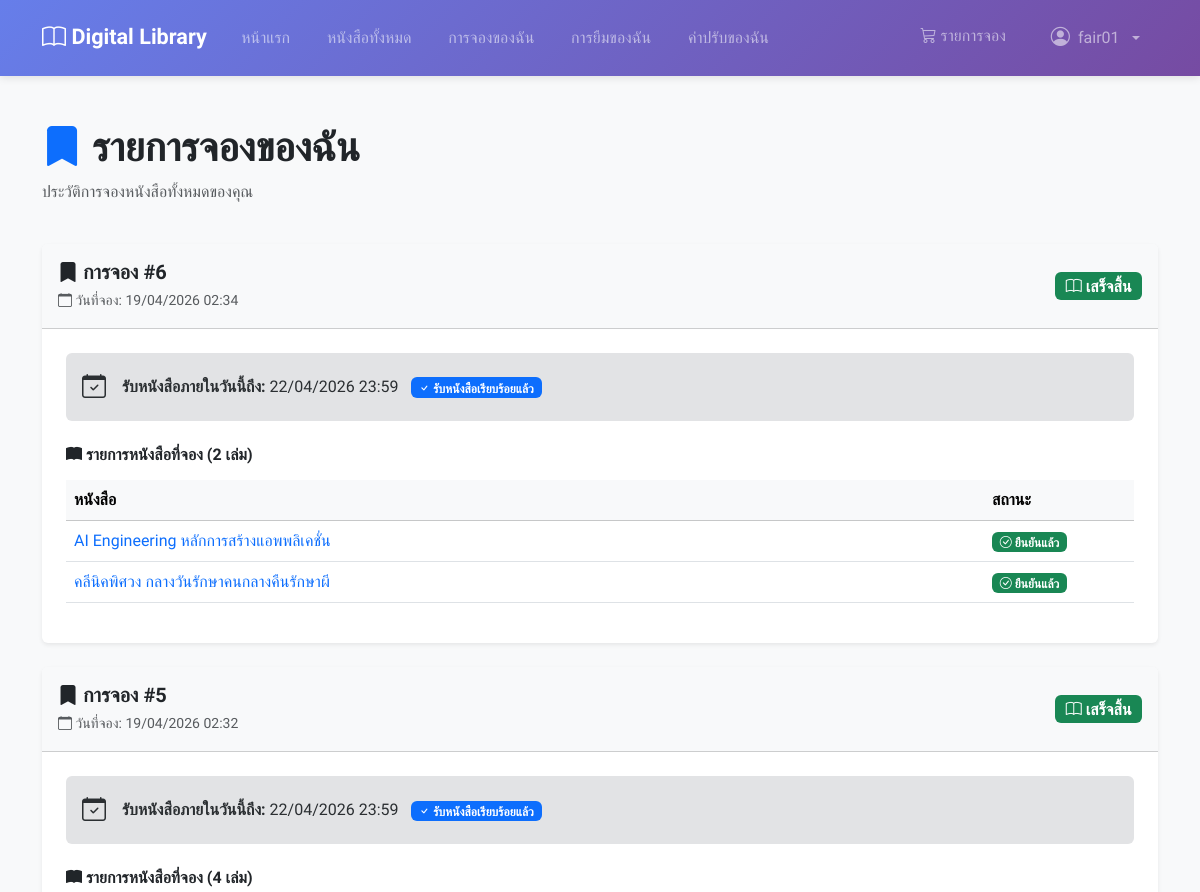
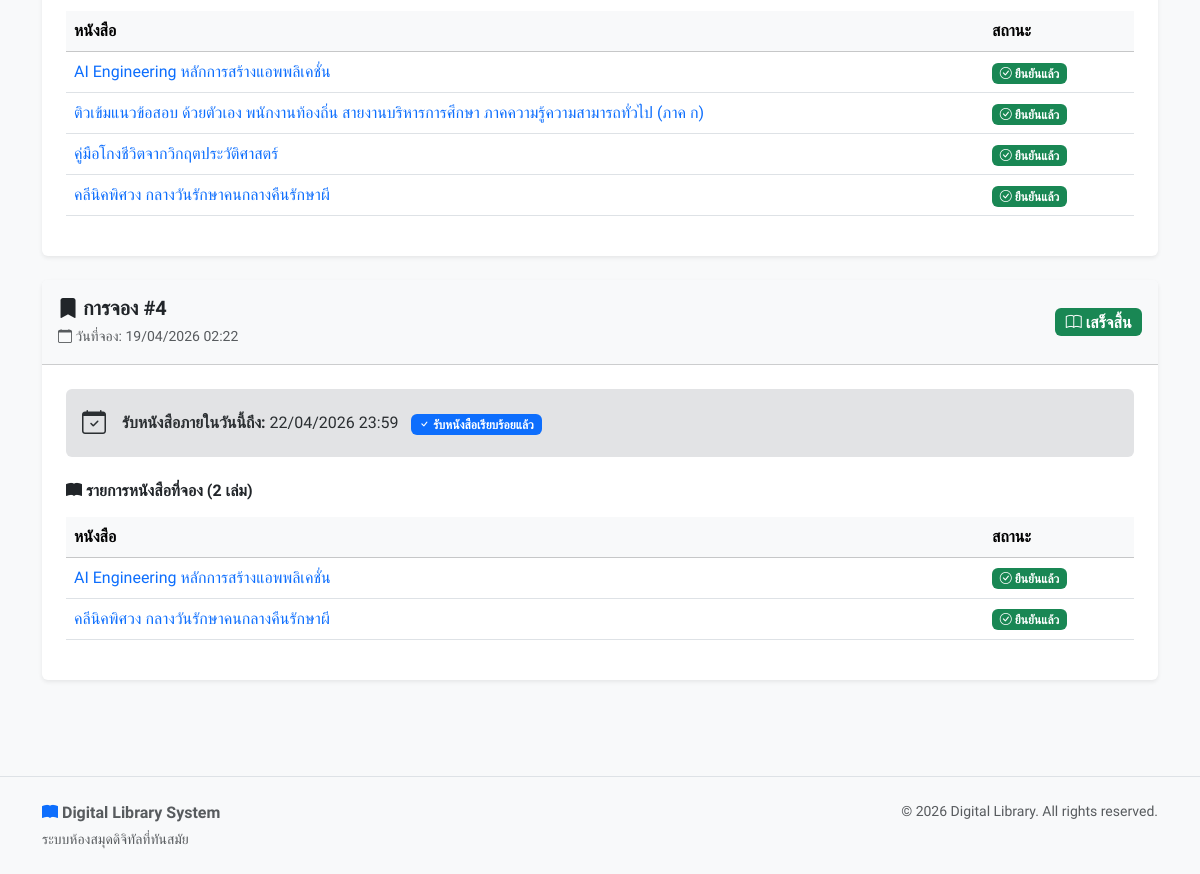
Page /my-holds/ (signed in) on the committed database (2 pictures, top to bottom).
### users/models.py (models this page shows, shortened)
class User(AbstractUser):
    phone_number = models.CharField(max_length=10, null=False, blank=False)
    citizen_id = models.CharField(
    max_length=13,
    unique=True,
    null=False,
    blank=False,
    validators=[
        RegexValidator(
            regex=r'^\d{13}$',
            message='Citizen ID must be exactly 13 digits'
        )
    ])

### holds/models.py (models this page shows, shortened)
class Hold(models.Model):
    STATUS_CHOICES = [
        ('pending', 'รอการยืนยัน'),
        ('confirmed', 'ยืนยันแล้ว - รอรับหนังสือ'),
        ('completed', 'เสร็จสิ้น'),
        ('expired', 'หมดอายุ'),
        ('cancelled', 'ยกเลิก'),
    ]
    id = models.AutoField(primary_key=True)
    user = models.ForeignKey(settings.AUTH_USER_MODEL, on_delete=models.CASCADE, related_name='holds')
    status = models.CharField(max_length=20, choices=STATUS_CHOICES, default='pending')
    expires_at = models.DateTimeField(null=True, blank=True, help_text='Expiry time for confirmed hold - user must pick up books before this time')
    created_at = models.DateTimeField(auto_now_add=True)
    if TYPE_CHECKING:
        hold_items: Manager[HoldItem]
    class Meta:
        db_table = 'holds'
        verbose_name = 'Hold'
        verbose_name_plural = 'Holds'
        ordering = ['-created_at']
    @property
    def can_be_cancelled_by_user(self):
        return self.status == 'pending'

class HoldItem(models.Model):
    STATUS_CHOICES = [
        ('pending', 'รอการยืนยัน'),
        ('confirmed', 'ยืนยันแล้ว'),
        ('cancelled', 'ยกเลิก'),
    ]
    id = models.AutoField(primary_key=True)
    book = models.ForeignKey(Book, on_delete=models.CASCADE, related_name='hold_items')
    hold = models.ForeignKey(Hold, on_delete=models.CASCADE, related_name='hold_items')
    status = models.CharField(max_length=20, choices=STATUS_CHOICES, default='pending')
    created_at = models.DateTimeField(auto_now_add=True)
    class Meta:
        db_table = 'hold_items'
        verbose_name = 'Hold Item'
        verbose_name_plural = 'Hold Items'
        ordering = ['-created_at']

### books/models.py (models this page shows, shortened)
class Book(models.Model):
    id = models.AutoField(primary_key=True)
    title = models.CharField(max_length=255)
    isbn = models.CharField(
        max_length=13,
        unique=True,
        null=False,
        blank=False,
    )
    description = models.TextField(null=True, blank=True)
    image_url = models.ImageField(
        upload_to="books/covers/",
        max_length=255,
        null=True,
        blank=True,
    )
    total_quantity = models.IntegerField(default=0)
    available_quantity = models.IntegerField(default=0)
    publish_year = models.IntegerField(null=True, blank=True)
    publisher = models.ForeignKey(
        Publisher,
        on_delete=models.SET_NULL,
        null=True,
        blank=True,
        related_name='books',
    )
    authors = models.ManyToManyField(
        Author,
        blank=True,
        through="BookAuthor",
        related_name="books",
    )
    categories = models.ManyToManyField(
        Category,
        blank=True,
        through="BookCategory",
        related_name="books",
    )
    created_at = models.DateTimeField(auto_now_add=True)
    if TYPE_CHECKING:
        hold_items: Manager[HoldItem]
        hold_items: Manager[HoldItem]
        loan_items: Manager[LoanItem]
    class Meta:
        db_table = "books"
        verbose_name = "Book"
        verbose_name_plural = "Books"
        constraints = [
            models.CheckConstraint(
                check=Q(total_quantity__gte=0),
                name="check_books_total_quantity_gte_0",
            ),
            models.CheckConstraint(
                check=Q(available_quantity__gte=0),
                name="check_books_available_quantity_gte_0",
            ),
            models.CheckConstraint(
                check=Q(publish_year__isnull=True) | Q(publish_year__gte=0),
                name="check_books_publish_year_gte_0_or_null",
            ),
        ]

### holds/views.py (the view)
# urls.py: path('my-holds/', views.my_holds_view, name='my_holds'),
@login_required
def my_holds_view(request):
    holds_list = Hold.objects.filter(
        user=request.user
    ).prefetch_related(
        'hold_items__book__authors',
        'hold_items__book__publisher'
    ).order_by('-created_at')
    paginator = Paginator(holds_list, 10)  # Show 10 holds per page
    page = request.GET.get('page')
    try:
        holds = paginator.page(page)
    except PageNotAnInteger:
        holds = paginator.page(1)
    except EmptyPage:
        holds = paginator.page(paginator.num_pages)
    context = {
        'holds': holds,
    }
    return render(request, 'holds/list.html', context)

### templates/holds/list.html (shortened to what this page needs)
{% extends "base.html" %}
{% block content %}
    <div class="container mt-4">
        <div class="row mb-4">
            <div class="col">
                <h1 class="fw-bold">
                    <i class="bi bi-bookmark-fill text-primary"></i> รายการจองของฉัน
                </h1>
                <p class="text-muted">ประวัติการจองหนังสือทั้งหมดของคุณ</p>
            </div>
        </div>
        {% if holds %}
            <div class="row">
                <div class="col">
                    {% for hold in holds %}
                        <div class="card shadow-sm border-0 mb-4">
                            <div class="card-header d-flex justify-content-between align-items-center py-3 bg-light">
                                <div>
                                    <h5 class="mb-1 fw-semibold">
                                        <i class="bi bi-bookmark-fill"></i> การจอง #{{ hold.id }}
                                    </h5>
                                    <small class="text-muted">
                                        <i class="bi bi-calendar"></i> วันที่จอง: {{ hold.created_at|date:"d/m/Y H:i" }}
                                    </small>
                                </div>
                                <div>
                                    {% if hold.status == 'pending' %}
                                        <span class="badge bg-warning fs-6">
                                            <i class="bi bi-clock"></i> {{ hold.get_status_display }}
                                        </span>
                                    {% elif hold.status == 'completed' %}
                                        <span class="badge bg-success fs-6">
                                            <i class="bi bi-book"></i> {{ hold.get_status_display }}
                                        </span>
                                    {% elif hold.status == 'expired' %}
                                        <span class="badge bg-danger fs-6">
                                            <i class="bi bi-x-circle"></i> {{ hold.get_status_display }}
                                        </span>
                                    {% elif hold.status == 'cancelled' %}
                                        <span class="badge bg-danger fs-6">
                                            <i class="bi bi-x"></i> {{ hold.get_status_display }}
                                        </span>
                                    {% endif %}
                                </div>
                            </div>
                            <div class="card-body p-4">
                                {% if hold.expires_at %}
                                    <div class="alert {% if hold.status == 'confirmed' and hold.is_expired %}alert-warning{% elif hold.status == 'confirmed' %}alert-info{% else %}alert-secondary{% endif %} border-0 mb-4">
                                        <div class="d-flex align-items-center">
                                            <i class="bi {% if hold.status == 'confirmed' and hold.is_expired %}bi-exclamation-triangle-fill{% else %}bi-calendar-check{% endif %} fs-4 me-3"></i>
                                            <div>
                                                <strong>รับหนังสือภายในวันนี้ถึง:</strong>
                                                <span class="{% if hold.status == 'confirmed' and hold.is_expired %}fw-bold text-danger{% endif %}">
                                                    {{ hold.expires_at|date:"d/m/Y H:i" }}
                                                </span>
                                                {% if hold.status == 'confirmed' and hold.is_expired %}
                                                    <span class="badge bg-danger ms-2">
                                                        <i class="bi bi-exclamation"></i> หมดเวลารับหนังสือแล้ว!
                                                    </span>
                                                {% elif hold.status == 'completed' %}
                                                    <span class="badge bg-primary ms-2">
                                                        <i class="bi bi-check"></i> รับหนังสือเรียบร้อยแล้ว
                                                    </span>
                                                {% elif hold.status == 'expired' %}
                                                    <span class="badge bg-secondary ms-2">หมดอายุ (ถูกยกเลิก)</span>
                                                {% endif %}
                                            </div>
                                        </div>
                                    </div>
                                {% endif %}
                                <h6 class="fw-semibold mb-3">
                                    <i class="bi bi-book-fill"></i> รายการหนังสือที่จอง ({{ hold.hold_items.count }} เล่ม)
                                </h6>
                                <div class="table-responsive">
                                    <table class="table table-hover align-middle">
                                        <thead class="table-light">
                                            <tr>
                                                <th>หนังสือ</th>
                                                <th style="width: 150px;">สถานะ</th>
                                            </tr>
                                        </thead>
                                        <tbody>
                                            {% for item in hold.hold_items.all %}
                                                <tr>
                                                    <td>
                                                        <a href="{% url 'books:book_detail' item.book.id %}"
                                                           class="text-decoration-none fw-medium">{{ item.book.title }}</a>
                                                    </td>
                                                    <td>
                                                        {% if item.status == 'pending' %}
                                                            <span class="badge bg-warning">
                                                                <i class="bi bi-clock"></i> {{ item.get_status_display }}
                                                            </span>
                                                        {% elif item.status == 'confirmed' %}
                                                            <span class="badge bg-success">
                                                                <i class="bi bi-check-circle"></i> {{ item.get_status_display }}
                                                            </span>
                                                        {% elif item.status == 'cancelled' %}
                                                            <span class="badge bg-secondary">
                                                                <i class="bi bi-x"></i> {{ item.get_status_display }}
                                                            </span>
                                                        {% endif %}
                                                    </td>
                                                </tr>
                                            {% endfor %}
                                        </tbody>
                                    </table>
                                </div>
                            </div>
                        </div>
                    {% endfor %}
                </div>
            </div>
        {% endif %}
    </div>
{% endblock content %}

### templates/base.html (shortened to what this page needs)
{% load static %}
<!DOCTYPE html>
<html lang="th">
    <head>
        <link href="https://cdn.jsdelivr.net/npm/bootstrap@5.3.8/dist/css/bootstrap.min.css"
              rel="stylesheet"
>
        <link rel="stylesheet"
              href="https://cdn.jsdelivr.net/npm/bootstrap-icons@1.10.0/font/bootstrap-icons.css">
        <link rel="stylesheet" href="{% static 'css/base.css' %}">
        <link rel="stylesheet" href="{% static 'css/global.css' %}">
    </head>
    <body>
        <nav class="navbar navbar-expand-lg navbar-dark bg-primary">
            <div class="container">
                <a class="navbar-brand" href="{% url 'home' %}">
                    <i class="bi bi-book"></i> Digital Library
                </a>
                <div class="collapse navbar-collapse" id="navbarNav">
                    <ul class="navbar-nav me-auto">
                        <li class="nav-item">
                            <a class="nav-link" href="{% url 'home' %}">หน้าแรก</a>
                        </li>
                        <li class="nav-item">
                            <a class="nav-link" href="{% url 'books:book_list' %}">หนังสือทั้งหมด</a>
                        </li>
                        {% if user.is_authenticated %}
                            <li class="nav-item">
                                <a class="nav-link {% if confirmed_holds_count > 0 %}cart-link{% endif %}"
                                   href="{% url 'holds:my_holds' %}">
                                    การจองของฉัน
                                </a>
                            </li>
                            <li class="nav-item">
                                <a class="nav-link" href="{% url 'loans:my_loans' %}">การยืมของฉัน</a>
                            </li>
                            <li class="nav-item">
                                <a class="nav-link" href="{% url 'fines:my_fines' %}">ค่าปรับของฉัน</a>
                            </li>
                        {% endif %}
                    </ul>
                    <ul class="navbar-nav">
                        {% if user.is_authenticated %}
                            <li class="nav-item">
                                <a class="nav-link cart-link" href="{% url 'books:view_cart' %}">
                                    <i class="bi bi-cart3"></i> รายการจอง
                                </a>
                            </li>
                            <li class="nav-item dropdown">
                                <a class="nav-link dropdown-toggle"
                                   href="#"
                                   id="userDropdown"
                                   role="button"
                                   data-bs-toggle="dropdown">
                                    <i class="bi bi-person-circle"></i> {{ user.username }}
                                </a>
                            </li>
                        {% endif %}
                    </ul>
                </div>
            </div>
        </nav>
        <main class="py-4">
            {% block content %}
            {% endblock content %}
        </main>
        <footer class="bg-light mt-5 py-4 border-top">
            <div class="container">
                <div class="row">
                    <div class="col-md-6 text-center text-md-start">
                        <p class="text-muted mb-1">
                            <i class="bi bi-book-fill text-primary"></i>
                            <strong>Digital Library System</strong>
                        </p>
                        <p class="text-muted small mb-0">ระบบห้องสมุดดิจิทัลที่ทันสมัย</p>
                    </div>
                    <div class="col-md-6 text-center text-md-end">
                        <p class="text-muted small mb-0">© 2026 Digital Library. All rights reserved.</p>
                    </div>
                </div>
            </div>
        </footer>
        {% include "includes/toast.html" %}
    </body>
</html>

### rows in the picture
User: username "fair01"
Hold: id "6", created_at "19/04/2026 02:34", status "เสร็จสิ้น", expires_at "22/04/2026 23:59", shows "รับหนังสือเรียบร้อยแล้ว", hold_items.count "2"
HoldItem: book "AI Engineering หลักการสร้างแอพพลิเคชั่น", status "ยืนยันแล้ว"
HoldItem: book "คลีนิคพิศวง กลางวันรักษาคนกลางคืนรักษาผี", status "ยืนยันแล้ว"
Hold: id "5", created_at "19/04/2026 02:32", status "เสร็จสิ้น", expires_at "22/04/2026 23:59", shows "รับหนังสือเรียบร้อยแล้ว", hold_items.count "4"
HoldItem: book "AI Engineering หลักการสร้างแอพพลิเคชั่น", status "ยืนยันแล้ว"
HoldItem: book "ติวเข้มแนวข้อสอบ ด้วยตัวเอง พนักงานท้องถิ่น สายงานบริหารการศึกษา ภาคความรู้ความสามารถทั่วไป (ภาค ก)", status "ยืนยันแล้ว"
HoldItem: book "คู่มือโกงชีวิตจากวิกฤตประวัติศาสตร์", status "ยืนยันแล้ว"
HoldItem: book "คลีนิคพิศวง กลางวันรักษาคนกลางคืนรักษาผี", status "ยืนยันแล้ว"
Hold: id "4", created_at "19/04/2026 02:22", status "เสร็จสิ้น", expires_at "22/04/2026 23:59", shows "รับหนังสือเรียบร้อยแล้ว", hold_items.count "2"
HoldItem: book "AI Engineering หลักการสร้างแอพพลิเคชั่น", status "ยืนยันแล้ว"
HoldItem: book "คลีนิคพิศวง กลางวันรักษาคนกลางคืนรักษาผี", status "ยืนยันแล้ว"
